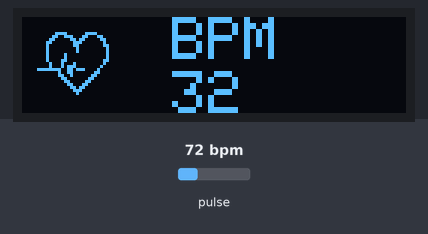
This sketch was run on a simulated Arduino Uno, built with avr-gcc and run on an emulated ATmega328P. On the bench: 128×32 one-colour display. The test bench sets the inputs (shaded band); at power-on: pulse 72 bpm. The display library's start-up logo is not drawn; what the sketch prints to the serial monitor is not drawn.

Above: at 2.2 s.
2.3 s: pulse set to 42 bpm
At 4.0 s:
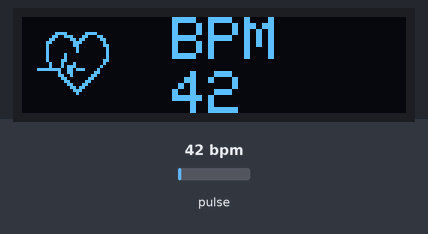
5.3 s: pulse set to 70 bpm
At 6.3 s:
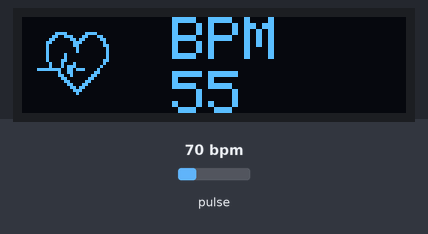
7.1 s: pulse set to 130 bpm
At 7.38 s:
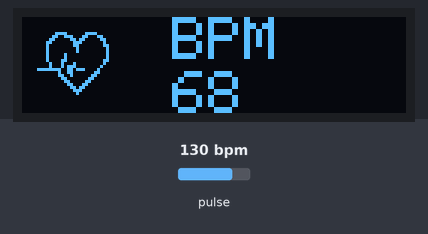
8.6 s: pulse set to 100 bpm
At 9.6 s:
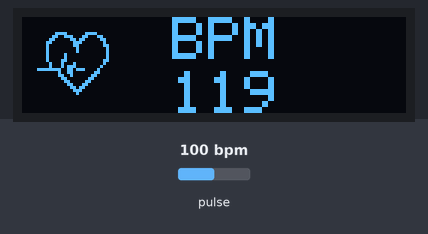
Timing chart, 0 to 11.6 s (numbered marks = the images above; inputs shaded):
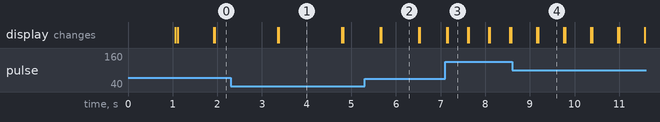

The sketch:

ppg_heart_rate.ino
```cpp
/*
 * ============================================================
 *  PPG Heart Rate Monitor
 *  MAX30102 + OLED SSD1306 (128x32) + Arduino Uno
 * ============================================================
 *  Menggunakan algoritma deteksi detak jantung dari SparkFun
 *  (PBA - Pan-Tompkins Based Algorithm) via library MAX30105.
 *
 *  Fitur:
 *  - Deteksi BPM real-time dari sensor optik MAX30102
 *  - Rolling average BPM dari 4 sampel terakhir
 *  - Animasi ikon jantung sinkron dengan setiap detak
 *  - Deteksi otomatis keberadaan jari (IR threshold > 7000)
 *
 *  Wiring:
 *  MAX30102 VCC  → Arduino 3.3V
 *  MAX30102 GND  → Arduino GND
 *  MAX30102 SDA  → Arduino A4
 *  MAX30102 SCL  → Arduino A5
 *  OLED VCC      → Arduino 5V
 *  OLED GND      → Arduino GND
 *  OLED SDA      → Arduino A4
 *  OLED SCL      → Arduino A5
 *
 *  Library yang dibutuhkan:
 *  - Adafruit GFX Library
 *  - Adafruit SSD1306
 *  - SparkFun MAX3010x Pulse and Proximity Sensor Library
 * ============================================================
 *  Tim Pengembang:
 *  - Arbi Yusuf Ramanda     (235150300111022)
 *  - Ahmad Maulana Maky     (235150307111038)
 *  - Muhammad Radhi Rasyidi (235150307111041)
 *
 *  Teknik Komputer, FILKOM, Universitas Brawijaya — 2025/2026
 * ============================================================
 */

#include <Wire.h>
#include <Adafruit_GFX.h>
#include <Adafruit_SSD1306.h>
#include "MAX30105.h"
#include "heartRate.h"

// ── Konfigurasi OLED ─────────────────────────────────────────
#define SCREEN_WIDTH  128
#define SCREEN_HEIGHT  32
#define OLED_RESET     -1   // Tidak menggunakan pin reset terpisah
#define OLED_I2C_ADDR 0x3C

Adafruit_SSD1306 display(SCREEN_WIDTH, SCREEN_HEIGHT, &Wire, OLED_RESET);

// ── Konfigurasi Sensor ────────────────────────────────────────
MAX30105 particleSensor;

// ── Parameter BPM ─────────────────────────────────────────────
const byte RATE_SIZE = 4;   // Jumlah sampel untuk rolling average
byte  rates[RATE_SIZE];     // Buffer BPM
byte  rateSpot   = 0;
long  lastBeat   = 0;       // Timestamp detak terakhir (ms)

float beatsPerMinute;       // BPM instan
int   beatAvg;              // BPM rata-rata (rolling)

// ── Bitmap Ikon Jantung Kecil (24x21) ─────────────────────────
static const unsigned char PROGMEM logo2_bmp[] = {
  0x03, 0xC0, 0xF0, 0x06, 0x71, 0x8C, 0x0C, 0x1B, 0x06, 0x18, 0x0E,
  0x02, 0x10, 0x0C, 0x03, 0x10,
  0x04, 0x01, 0x10, 0x04, 0x01, 0x10, 0x40, 0x01, 0x10, 0x40, 0x01,
  0x10, 0xC0, 0x03, 0x08, 0x88,
  0x02, 0x08, 0xB8, 0x04, 0xFF, 0x37, 0x08, 0x01, 0x30, 0x18, 0x01,
  0x90, 0x30, 0x00, 0xC0, 0x60,
  0x00, 0x60, 0xC0, 0x00, 0x31, 0x80, 0x00, 0x1B, 0x00, 0x00, 0x0E,
  0x00, 0x00, 0x04, 0x00,
};

// ── Bitmap Ikon Jantung Besar (32x32) ─────────────────────────
static const unsigned char PROGMEM logo3_bmp[] = {
  0x01, 0xF0, 0x0F, 0x80, 0x06, 0x1C, 0x38, 0x60, 0x18, 0x06, 0x60,
  0x18, 0x10, 0x01, 0x80, 0x08,
  0x20, 0x01, 0x80, 0x04, 0x40, 0x00, 0x00, 0x02, 0x40, 0x00, 0x00,
  0x02, 0xC0, 0x00, 0x08, 0x03,
  0x80, 0x00, 0x08, 0x01, 0x80, 0x00, 0x18, 0x01, 0x80, 0x00, 0x1C,
  0x01, 0x80, 0x00, 0x14, 0x00,
  0x80, 0x00, 0x14, 0x00, 0x80, 0x00, 0x14, 0x00, 0x40, 0x10, 0x12,
  0x00, 0x40, 0x10, 0x12, 0x00,
  0x7E, 0x1F, 0x23, 0xFE, 0x03, 0x31, 0xA0, 0x04, 0x01, 0xA0, 0xA0,
  0x0C, 0x00, 0xA0, 0xA0, 0x08,
  0x00, 0x60, 0xE0, 0x10, 0x00, 0x20, 0x60, 0x20, 0x06, 0x00, 0x40,
  0x60, 0x03, 0x00, 0x40, 0xC0,
  0x01, 0x80, 0x01, 0x80, 0x00, 0xC0, 0x03, 0x00, 0x00, 0x60, 0x06,
  0x00, 0x00, 0x30, 0x0C, 0x00,
  0x00, 0x08, 0x10, 0x00, 0x00, 0x06, 0x60, 0x00, 0x00, 0x03, 0xC0,
  0x00, 0x00, 0x01, 0x80, 0x00
};

// ── Helper: Tampilkan pesan tunggu ─────────────────────────────
void showWaitMessage() {
  display.clearDisplay();
  display.setTextSize(1);
  display.setTextColor(WHITE);
  display.setCursor(15, 10);
  display.println("Place your finger");
  display.display();
}

// ── Setup ──────────────────────────────────────────────────────
void setup() {
  Serial.begin(115200);
  Serial.println(F("PPG Heart Rate Monitor — Initializing..."));

  // Inisialisasi OLED
  if (!display.begin(SSD1306_SWITCHCAPVCC, OLED_I2C_ADDR)) {
    Serial.println(F("[ERROR] OLED gagal diinisialisasi! Cek koneksi."));
    while (1);
  }
  display.display();
  delay(1000);
  display.clearDisplay();

  // Inisialisasi MAX30102
  if (!particleSensor.begin(Wire, I2C_SPEED_FAST)) {
    Serial.println(F("[ERROR] MAX30102 tidak terdeteksi! Cek kabel/power."));
    while (1);
  }

  // Konfigurasi sensor
  particleSensor.setup();
  particleSensor.setPulseAmplitudeRed(0x0A);  // LED merah (rendah) — indikator aktif
  particleSensor.setPulseAmplitudeGreen(0);   // Matikan LED hijau (tidak digunakan)

  Serial.println(F("[OK] Sensor siap. Letakkan jari pada sensor..."));
  showWaitMessage();
}

// ── Main Loop ──────────────────────────────────────────────────
void loop() {
  long irValue = particleSensor.getIR();

  if (irValue > 7000) {
    // ── Jari terdeteksi ─────────────────────────────────────
    if (checkForBeat(irValue) == true) {
      // Hitung BPM dari interval antar detak
      long delta      = millis() - lastBeat;
      lastBeat        = millis();
      beatsPerMinute  = 60.0 / (delta / 1000.0);

      // Simpan ke buffer jika dalam range fisiologis (20–254 BPM)
      if (beatsPerMinute < 255 && beatsPerMinute > 20) {
        rates[rateSpot++] = (byte)beatsPerMinute;
        rateSpot %= RATE_SIZE;

        // Hitung rolling average
        beatAvg = 0;
        for (byte x = 0; x < RATE_SIZE; x++) beatAvg += rates[x];
        beatAvg /= RATE_SIZE;
      }

      // Tampilkan ikon jantung BESAR saat detak terdeteksi
      display.clearDisplay();
      display.drawBitmap(0, 0, logo3_bmp, 32, 32, WHITE);
      display.setTextSize(2);
      display.setTextColor(WHITE);
      display.setCursor(50, 0);
      display.println(F("BPM"));
      display.setCursor(50, 18);
      display.println(beatAvg);
      display.display();

    } else {
      // Tidak ada detak baru → tampilkan ikon jantung KECIL
      display.clearDisplay();
      display.drawBitmap(5, 5, logo2_bmp, 24, 21, WHITE);
      display.setTextSize(2);
      display.setTextColor(WHITE);
      display.setCursor(50, 0);
      display.println(F("BPM"));
      display.setCursor(50, 18);
      display.println(beatAvg);
      display.display();
    }

  } else {
    // ── Tidak ada jari ───────────────────────────────────────
    beatAvg = 0;
    display.clearDisplay();
    display.setTextSize(1);
    display.setTextColor(WHITE);
    display.setCursor(30, 5);
    display.println(F("Please Place"));
    display.setCursor(30, 15);
    display.println(F("your finger"));
    display.display();
  }

  // Debug output ke Serial Monitor
  Serial.print(F("IR="));
  Serial.print(irValue);
  Serial.print(F(", BPM="));
  Serial.print(beatsPerMinute);
  Serial.print(F(", Avg BPM="));
  Serial.println(beatAvg);
}
```

Measured:
- what the display in image 1 shows lasts 1.4 s, from 3.4 s to 4.8 s
- what the display in image 2 shows lasts 0.8 s, from 5.7 s to 6.5 s
- what the display in image 3 shows lasts 0.4 s, from 7.2 s to 7.6 s
- what the display in image 4 shows lasts 0.6 s, from 9.2 s to 9.8 s
